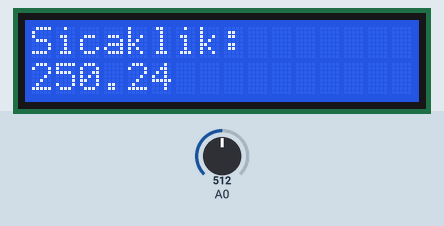
Recording of a sketch running on a simulated Arduino Uno, built with avr-gcc and run on an emulated ATmega328P. Shown: 16×2 character LCD. Inputs (shaded band) come from the test bench; at power-on: A0 = 512. What the sketch prints to the serial monitor is not drawn.

Above: at 1.2 s.
1.3 s: A0 set to 716
At 2.6 s:
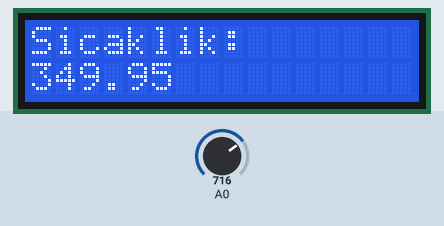
5.4 s: A0 set to 900
At 6.9 s:
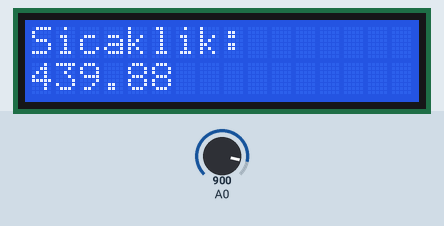
8.7 s: A0 set to 1023
At 10.0 s:
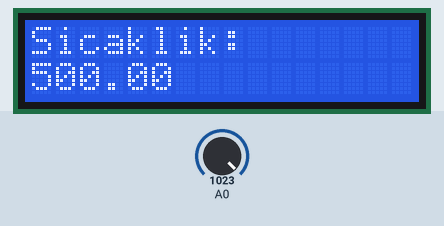
Timing chart, 0 to 11.7 s (numbered marks = the images above; inputs shaded):
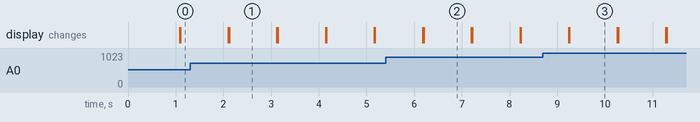

The sketch:

Termometre.ino
```cpp
#include <Wire.h>
#include <LiquidCrystal_I2C.h>
#include <math.h>
LiquidCrystal_I2C lcd (0x27,16,2);


void setup() {
lcd.begin();
Serial.begin(9600);
pinMode(A0,INPUT);
}
float gerilim;
float sicaklik;

void loop() {

lcd.setCursor(0,0);
lcd.print("Sicaklik:");
gerilim = analogRead(A0);
gerilim = (gerilim /1023)*5000;
sicaklik = gerilim/10.0;
lcd.setCursor (0,1);
lcd.print(sicaklik);
delay(1000);
lcd.clear();
Serial.println(sicaklik);

}
```

Measured:
- after the input at 1.3 s, the display: first differs from a run without the input after 0.82 s (image 1)
- after the input at 5.4 s, the display: first differs from a run without the input after 0.80 s (image 2)
- after the input at 8.7 s, the display: first differs from a run without the input after 0.56 s (image 3)
- what the display in image 1 shows lasts 1.0 s, from 2.1 s to 3.1 s
